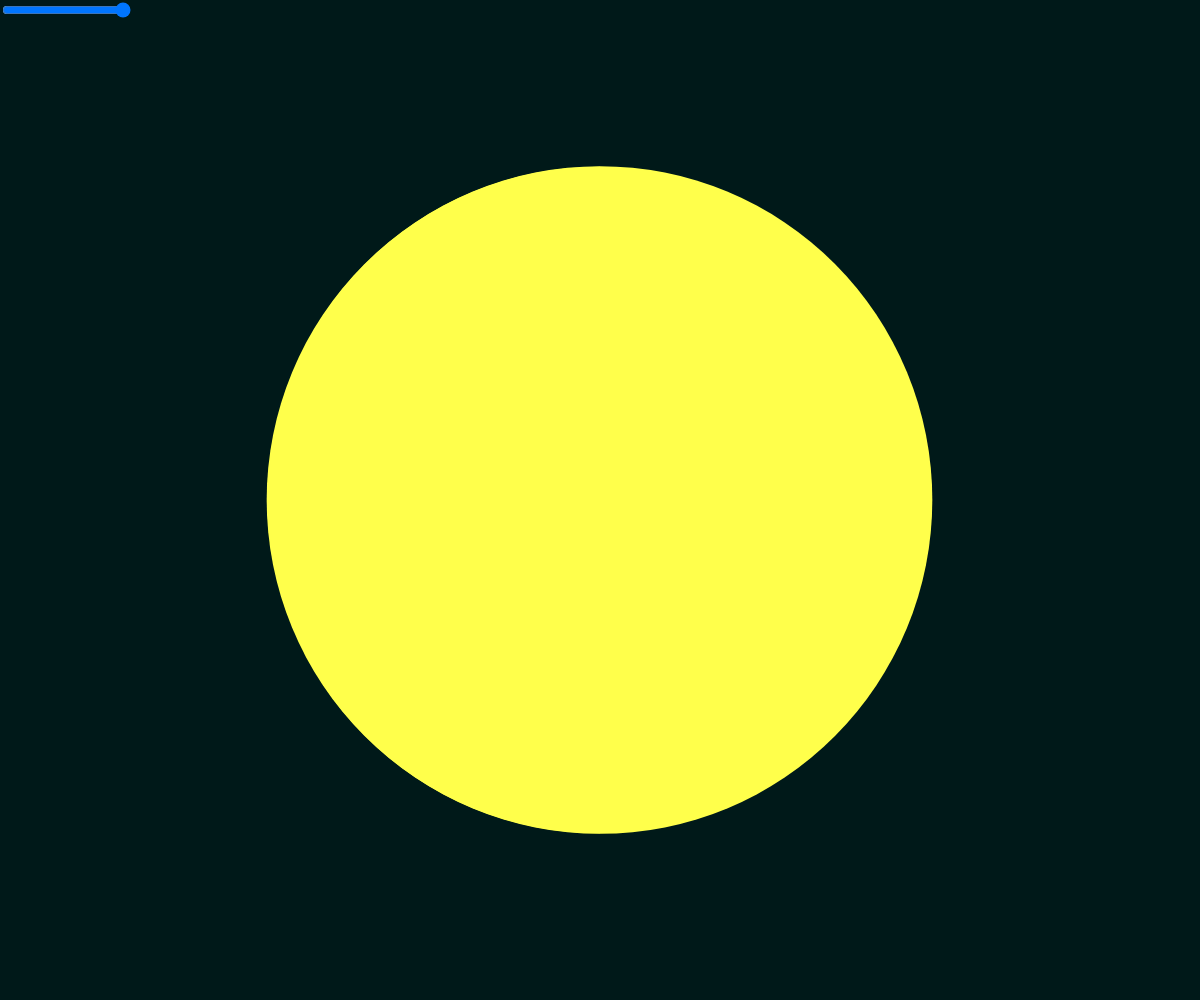
Frame 1 (no input)
Frame 60 (no input): identical to frame 1, image omitted
Frame 120 (the mouse pressed at the canvas centre since frame 60): identical to frame 1, image omitted

The p5.js sketch that drew this single still picture (run headless with seeded random() and noise() and a simulated clock; from frame 60 on, the mouse is pressed at the canvas centre):

// p5.js sketch
// ── sketch.js
var a = 0;

function setup() {
  createCanvas(windowWidth, windowHeight);
  a_slider = createSlider(-Math.PI*2, 0, 0, 0.01);
  a_slider.position(0,0);
}

function draw() {
  let bg_color = color(0,25,25,255);
  let light_color = color(255,255,75,255);
  background(bg_color);
  
  // moon pahases
  a = a_slider.value();      
  a %= -Math.PI*2;
  noStroke();
  let phasex = width/2;
  let phasey = height/2;
  let d2 = 2*height/3;

  //stroke(255,0,255);
  line(phasex, 0, phasex, height);

  let color1 = color(0,25,25,0); //red
  let color2 = color(0,25,25,0); //gray
  let color3 = color(0,25,25,0); //blue
  let color4 = color(0,25,25,0); //green

  if (-Math.PI/2 < a && a < 0) {
    color3 = light_color;
    color4 = light_color;
    color1 = light_color;
    color2 = bg_color;
  } else if (-Math.PI < a && a < -Math.PI/2) {
    color1 = light_color;
    color3 = bg_color;
    color4 = bg_color;
    color2 = bg_color;
  } else if (-3*Math.PI/2 < a && a < -Math.PI) {
    color4 = bg_color;
    color2 = light_color;
    color1 = bg_color;
    color3 = bg_color;
  } else if (-2*Math.PI < a && a < -3*Math.PI/2) {
    color4 = color(0,255,0,0);
    color3 = light_color;
    color1 = bg_color;
    color2 = light_color;
  }
  
  ellipseMode(CENTER);
  fill(color1);
  //let widthMoonPhase = map(Math.sin(a), -1, 1, -d2, d2);
  arc(phasex, phasey, d2, d2, PI/2, 3 * PI/2);
  fill(color2);
  arc(phasex, phasey, d2, d2, 3 * PI/2, PI/2);

  let heightPhase = d2;
  let widthPhase = map(Math.cos(a), 0, 1, 0, d2);

  fill(color3);
  arc(phasex, phasey, widthPhase - 2, heightPhase + 1, PI/2, 3 * PI/2);
  fill(color4);
  arc(phasex, phasey, widthPhase - 2, heightPhase + 1, 3 * PI/2, PI/2);
}
